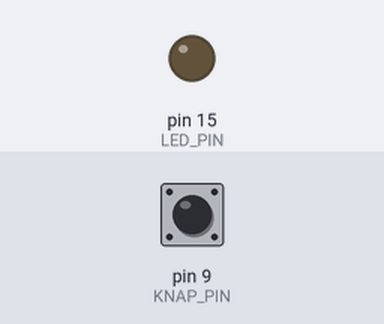
Simulated run of this sketch. Board: Arduino Uno, built with avr-gcc and run on an emulated ATmega328P. Parts: output pins drawn as LEDs (lit = HIGH). Dashed ring = blinking. The inputs (shaded band) are chosen by the test bench; at power-on: pin 9 (KNAP_PIN) HIGH.

Above: at 1.2 s.
1.3 s: pin 9 (KNAP_PIN) pulled LOW for 0.15 s
At 1.55 s:
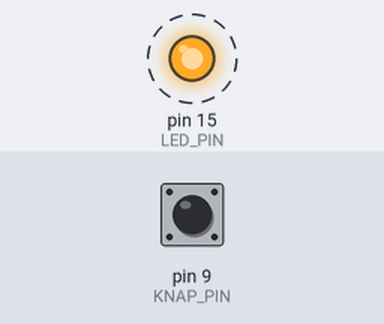
4.3 s: pin 9 (KNAP_PIN) pulled LOW for 1 s
At 6.7 s:
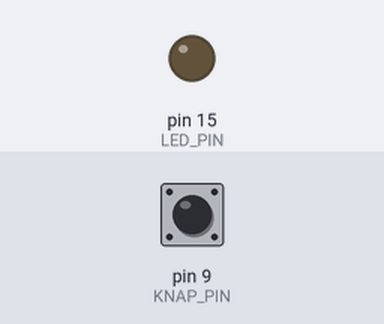
7.8 s: pin 9 (KNAP_PIN) pulled LOW for 3.2 s
At 11.1 s:
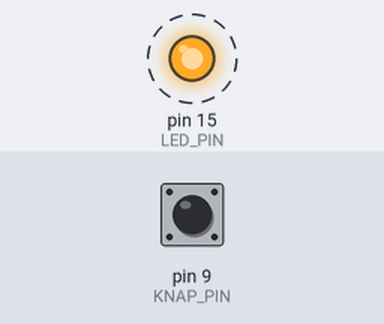
Timing chart, 0 to 13.5 s (numbered marks = the images above; inputs shaded):
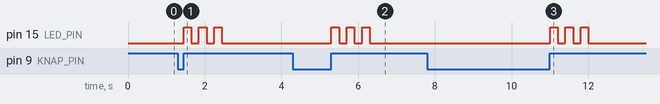

The sketch:

del2_loesning.ino
```cpp
// Del 2 - Løsning (opgave 2.1, 2.2 og 2.3)

const int LED_PIN = 15;   // Den indbyggede LED
const int KNAP_PIN = 9;   // BOOT-knappen på boardet


// Tænder LED'en, venter, slukker LED'en og venter igen.
// 'tid' er hvor mange millisekunder den skal være tændt og slukket.
void blinkEnGang(int tid) {
  digitalWrite(LED_PIN, HIGH);
  delay(tid);

  digitalWrite(LED_PIN, LOW);  // Opgave 2.1

  delay(tid);
}


// Blinker LED'en et bestemt antal gange.
void blink(int antal) {
  for (int i = 0; i < antal; i++) {  // Opgave 2.2
    blinkEnGang(200);
  }
}


// Giver 'true' (sand), hvis BOOT-knappen bliver trykket, ellers 'false' (falsk).
bool knapErTrykket() {
  if (digitalRead(KNAP_PIN) == LOW) {
    delay(50);
    while (digitalRead(KNAP_PIN) == LOW) {
      delay(10);  // Vent til knappen bliver sluppet igen
    }
    return true;
  }
  return false;
}


void setup() {
  Serial.begin(115200);
  pinMode(LED_PIN, OUTPUT);
  pinMode(KNAP_PIN, INPUT_PULLUP);
}


void loop() {
  if (knapErTrykket()) {  // Opgave 2.3
    blink(3);
    delay(1000);
  }
}
```

Measured:
- after the input at 1.3 s, pin 15 (LED_PIN): alternates HIGH for 0.20 s and LOW for 0.20 s, 6 changes in all, then stays LOW, starting after 0.15 s
- after the input at 4.3 s, pin 15 (LED_PIN): alternates HIGH for 0.20 s and LOW for 0.20 s, 6 changes in all, then stays LOW, starting after 1.0 s
- after the input at 7.8 s, pin 15 (LED_PIN): alternates HIGH for 0.20 s and LOW for 0.20 s, 6 changes in all, then stays LOW, starting after 3.2 s
